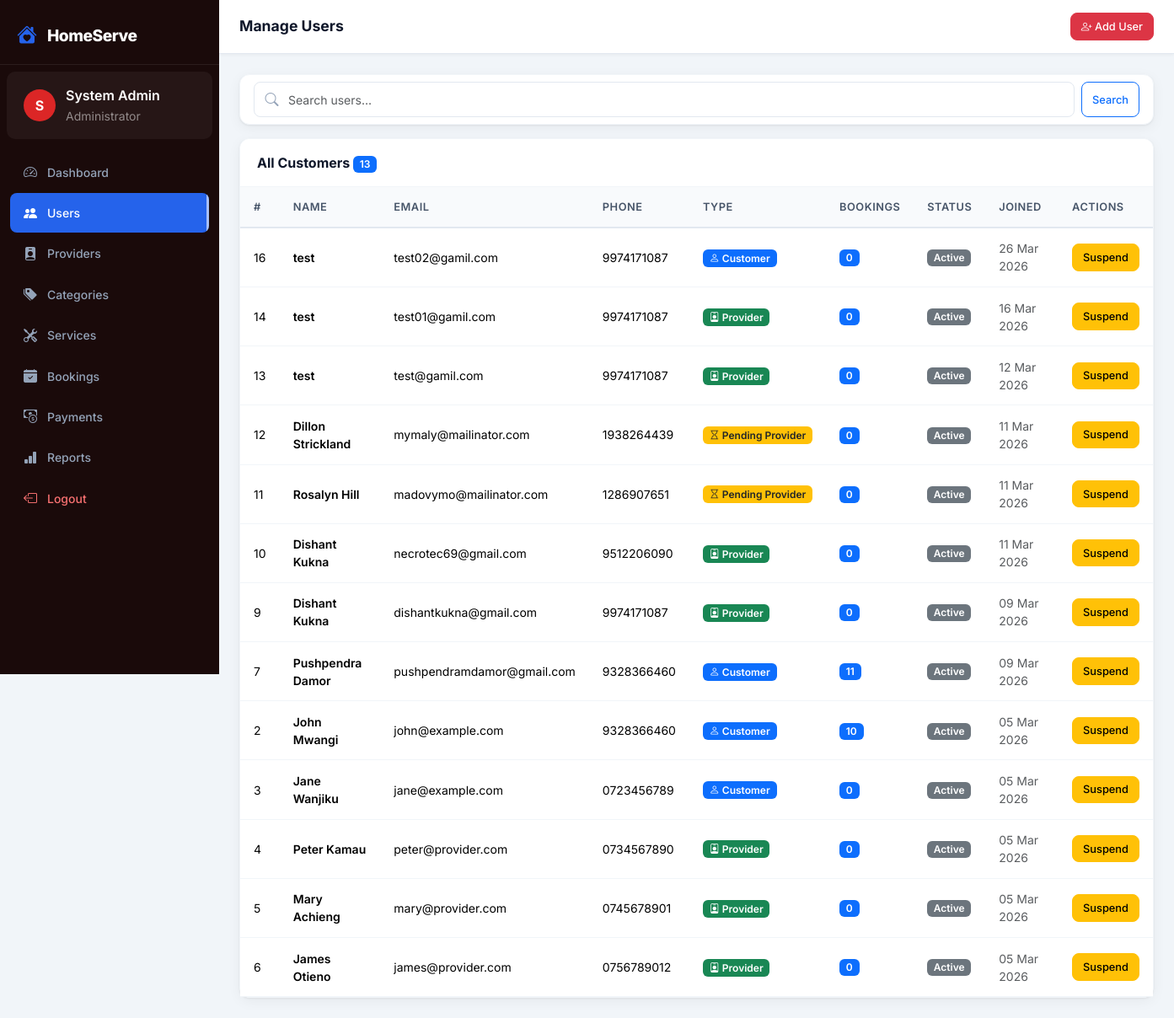
The page /modules/admin/users.php (signed in) on the database its author committed.
### tables this page shows
CREATE TABLE `users` (
  `id` int(11) NOT NULL,
  `name` varchar(100) NOT NULL,
  `email` varchar(150) NOT NULL,
  `phone` varchar(20) DEFAULT NULL,
  `password` varchar(255) NOT NULL,
  `role` enum('customer','admin') DEFAULT 'customer',
  `status` enum('active','suspended') DEFAULT 'active',
  `avatar` varchar(255) DEFAULT NULL,
  `created_at` timestamp NOT NULL DEFAULT current_timestamp(),
  `updated_at` timestamp NOT NULL DEFAULT current_timestamp() ON UPDATE current_timestamp()
);

CREATE TABLE `providers` (
  `id` int(11) NOT NULL,
  `user_id` int(11) NOT NULL,
  `category_id` int(11) NOT NULL,
  `business_name` varchar(150) NOT NULL,
  `bio` text DEFAULT NULL,
  `experience_years` int(11) DEFAULT 0,
  `base_price` decimal(10,2) DEFAULT 0.00,
  `availability_status` enum('available','busy','offline') DEFAULT 'available',
  `approval_status` enum('pending','approved','suspended') DEFAULT 'pending',
  `profile_photo` varchar(255) DEFAULT NULL,
  `address` text DEFAULT NULL,
  `created_at` timestamp NOT NULL DEFAULT current_timestamp(),
  `updated_at` timestamp NOT NULL DEFAULT current_timestamp() ON UPDATE current_timestamp()
);

### modules/admin/users.php (the view, shortened to what this page needs)
<?php
require_once __DIR__ . '/../../includes/auth.php';
$db = getDB();
$search = sanitize($_GET['q'] ?? '');
$where  = $search ? "AND (u.name LIKE '%$search%' OR u.email LIKE '%$search%')" : '';
$users  = $db->query("SELECT u.*,
    (SELECT COUNT(*) FROM bookings b WHERE b.customer_id=u.id) as booking_count,
    p.id as provider_id,
    p.approval_status,
    p.business_name
    FROM users u
    LEFT JOIN providers p ON p.user_id = u.id
    WHERE u.role='customer' $where ORDER BY u.created_at DESC")->fetchAll();
?>
<?php require_once __DIR__ . '/../../includes/header.php'; ?>
<div class="dashboard-wrapper">
<?php require_once __DIR__ . '/../../includes/sidebar_admin.php'; ?>
<div class="main-content">
  <div class="topbar">
    <div class="d-flex align-items-center gap-3">
      <div class="topbar-title">Manage Users</div>
    </div>
    <button class="btn btn-danger btn-sm" data-bs-toggle="modal" data-bs-target="#addUserModal"><i class="bi bi-person-plus"></i> Add User</button>
  </div>
  <div class="page-content">
    <div class="card mb-3"><div class="card-body py-2">
      <form class="d-flex gap-2">
        <div class="search-bar flex-fill"><i class="bi bi-search"></i><input type="text" name="q" class="form-control" placeholder="Search users..." value="<?= $search ?>"></div>
        <button class="btn btn-outline-primary btn-sm">Search</button>
      </form>
    </div></div>
    <div class="card table-card">
      <div class="card-header d-flex justify-content-between align-items-center">
        <span class="card-title">All Customers <span class="badge bg-primary"><?= count($users) ?></span></span>
      </div>
      <div class="table-responsive" data-searchable>
        <table class="table">
          <thead><tr><th>#</th><th>Name</th><th>Email</th><th>Phone</th><th>Type</th><th>Bookings</th><th>Status</th><th>Joined</th><th>Actions</th></tr></thead>
          <tbody>
          <?php if (empty($users)): ?>
          <tr><td colspan="9" class="text-center py-4 text-muted">No users found.</td></tr>
          <?php else: foreach ($users as $u): ?>
          <tr>
            <td><?= $u['id'] ?></td>
            <td class="fw-600"><?= sanitize($u['name']) ?></td>
            <td><?= sanitize($u['email']) ?></td>
            <td><?= sanitize($u['phone'] ?? '—') ?></td>
            <td>
              <?php if ($u['provider_id']): ?>
                <?php if ($u['approval_status'] === 'approved'): ?>
                  <span class="badge bg-success"><i class="bi bi-person-badge"></i> Provider</span>
                <?php elseif ($u['approval_status'] === 'pending'): ?>
                  <span class="badge bg-warning text-dark"><i class="bi bi-hourglass"></i> Pending Provider</span>
                <?php else: ?>
                  <span class="badge bg-secondary"><i class="bi bi-person-badge"></i> Suspended Provider</span>
                <?php endif; ?>
              <?php else: ?>
                <span class="badge bg-primary"><i class="bi bi-person"></i> Customer</span>
              <?php endif; ?>
            </td>
            <td><span class="badge bg-primary"><?= $u['booking_count'] ?></span></td>
            <td><?= statusBadge($u['status']) ?></td>
            <td class="text-muted small"><?= formatDate($u['created_at']) ?></td>
            <td>
              <?php if ($u['status']==='active'): ?>
              <a href="?action=suspend&id=<?= $u['id'] ?>" class="btn btn-sm btn-warning" onclick="return confirm('Suspend this user?')">Suspend</a>
              <?php else: ?>
              <a href="?action=activate&id=<?= $u['id'] ?>" class="btn btn-sm btn-success">Activate</a>
              <?php endif; ?>
            </td>
          </tr>
          <?php endforeach; endif; ?>
          </tbody>
        </table>
      </div>
    </div>
  </div>
</div>
</div>
<?php require_once __DIR__ . '/../../includes/footer.php'; ?>

### includes/auth.php (shortened to what this page needs)
<?php
function sanitize($input) {
    return htmlspecialchars(strip_tags(trim($input)), ENT_QUOTES, 'UTF-8');
}
function formatDate($date) {
    return date('d M Y', strtotime($date));
}
function statusBadge($status) {
    $map = [
        'pending'     => 'warning',
        'accepted'    => 'info',
        'in_progress' => 'primary',
        'completed'   => 'success',
        'cancelled'   => 'danger',
        'approved'    => 'success',
        'suspended'   => 'danger',
        'unpaid'      => 'warning',
        'paid'        => 'success',
    ];
    $color = $map[$status] ?? 'secondary';
    $label = ucwords(str_replace('_', ' ', $status));
    return "<span class=\"badge bg-{$color}\">{$label}</span>";
}

### assets/css/main.css (style rules this page uses)
:root { --primary: #2563eb; --primary-dark: #1d4ed8; --primary-light: #eff6ff; --secondary: #7c3aed; --success: #059669; --warning: #d97706; --danger: #dc2626; --sidebar-width: 260px; --sidebar-bg: #0f172a; --sidebar-hover: rgba(255,255,255,0.08); --topbar-height: 64px; --card-shadow: 0 1px 3px rgba(0,0,0,.07), 0 4px 16px rgba(0,0,0,.05); --card-radius: 12px; --transition: all .2s ease; }
* { box-sizing: border-box; }
body { font-family: 'Inter', sans-serif; background: #f1f5f9; color: #1e293b; margin: 0; }
.dashboard-wrapper { display: flex; min-height: 100vh; }
.main-content { flex: 1; margin-left: var(--sidebar-width); min-height: 100vh; display: flex; flex-direction: column; }
.topbar { height: var(--topbar-height); background: #fff; border-bottom: 1px solid #e2e8f0; display: flex; align-items: center; justify-content: space-between; padding: 0 1.5rem; position: sticky; top: 0; z-index: 100; box-shadow: 0 1px 4px rgba(0,0,0,.05); }
.topbar-title { font-size: 1.1rem; font-weight: 700; color: #0f172a; }
.page-content { padding: 1.5rem; flex: 1; }
.card { border: 1px solid #f1f5f9; border-radius: var(--card-radius); box-shadow: var(--card-shadow); background: #fff; }
.card-header { background: #fff; border-bottom: 1px solid #f1f5f9; padding: 1rem 1.25rem; border-radius: var(--card-radius) var(--card-radius) 0 0 !important; }
.card-header .card-title { font-weight: 700; color: #0f172a; margin: 0; font-size: 1rem; }
.table-card .table { margin: 0; }
.table thead th { background: #f8fafc; border-bottom: 2px solid #e2e8f0; font-size: .8rem; font-weight: 600; color: #475569; text-transform: uppercase; letter-spacing: .5px; padding: .85rem 1rem; }
.table tbody td { padding: .85rem 1rem; font-size: .875rem; vertical-align: middle; border-color: #f1f5f9; }
.form-control, .form-select { border-radius: 8px; border: 1.5px solid #e2e8f0; font-size: .875rem; padding: .6rem .875rem; transition: var(--transition); }
.btn { border-radius: 8px; font-weight: 500; font-size: .875rem; transition: var(--transition); }
.btn-sm { padding: .35rem .75rem; font-size: .8rem; }
.badge { font-size: .75rem; font-weight: 600; padding: .35em .65em; border-radius: 6px; }
.search-bar { position: relative; }
.search-bar i { position: absolute; left: .85rem; top: 50%; transform: translateY(-50%); color: #94a3b8; }
.search-bar input { padding-left: 2.5rem; }
.gap-2 { gap: .5rem; }
.page-content { animation: fadeIn .4s ease both; }
.card { animation: fadeInUp .4s ease both; }
tbody tr { animation: fadeIn .3s ease both; }
tbody tr:nth-child(1) { animation-delay: .04s; }
tbody tr:nth-child(2) { animation-delay: .07s; }
tbody tr:nth-child(3) { animation-delay: .10s; }
tbody tr:nth-child(4) { animation-delay: .13s; }
tbody tr:nth-child(5) { animation-delay: .16s; }
tbody tr:nth-child(6) { animation-delay: .19s; }
tbody tr:nth-child(7) { animation-delay: .22s; }
tbody tr:nth-child(8) { animation-delay: .25s; }
tbody tr:nth-child(9) { animation-delay: .28s; }
tbody tr:nth-child(10) { animation-delay: .31s; }
.table tbody tr { transition: background .15s ease, transform .15s ease; }
.btn { position: relative; overflow: hidden; transition: all .2s ease; }
.form-control, .form-select { transition: border-color .2s ease, box-shadow .2s ease, transform .2s ease; }
.badge { animation: scaleIn .3s cubic-bezier(.34,1.56,.64,1) both; }
.topbar { animation: fadeIn .3s ease both; }
.fw-600 { font-weight: 600 !important; }

### rows shown on the page
users: id "16", name "test", email "test02@gamil.com", phone "9974171087", shows "Customer", booking_count "0", status "Active", created_at "26 Mar 2026"
providers: user "14", user.name "test", user.email "test01@gamil.com", user.phone "9974171087", approval_status "approved" (drawn), booking_count "0", user.status "Active", user.created_at "16 Mar 2026"
providers: user "13", user.name "test", user.email "test@gamil.com", user.phone "9974171087", approval_status "approved" (drawn), booking_count "0", user.status "Active", user.created_at "12 Mar 2026"
providers: user "12", user.name "Dillon Strickland", user.email "mymaly@mailinator.com", user.phone "1938264439", approval_status "pending" (drawn), booking_count "0", user.status "Active", user.created_at "11 Mar 2026"
providers: user "11", user.name "Rosalyn Hill", user.email "madovymo@mailinator.com", user.phone "1286907651", approval_status "pending" (drawn), booking_count "0", user.status "Active", user.created_at "11 Mar 2026"
providers: user "10", user.name "Dishant Kukna", user.email "necrotec69@gmail.com", user.phone "9512206090", approval_status "approved" (drawn), booking_count "0", user.status "Active", user.created_at "11 Mar 2026"
providers: user "9", user.name "Dishant Kukna", user.email "dishantkukna@gmail.com", user.phone "9974171087", approval_status "approved" (drawn), booking_count "0", user.status "Active", user.created_at "09 Mar 2026"
users: id "7", name "Pushpendra Damor", email "pushpendramdamor@gmail.com", phone "9328366460", shows "Customer", booking_count "11", status "Active", created_at "09 Mar 2026"
users: id "2", name "John Mwangi", email "john@example.com", phone "9328366460", shows "Customer", booking_count "10", status "Active", created_at "05 Mar 2026"
users: id "3", name "Jane Wanjiku", email "jane@example.com", phone "0723456789", shows "Customer", booking_count "0", status "Active", created_at "05 Mar 2026"
providers: user "4", user.name "Peter Kamau", user.email "peter@provider.com", user.phone "0734567890", approval_status "approved" (drawn), booking_count "0", user.status "Active", user.created_at "05 Mar 2026"
providers: user "5", user.name "Mary Achieng", user.email "mary@provider.com", user.phone "0745678901", approval_status "approved" (drawn), booking_count "0", user.status "Active", user.created_at "05 Mar 2026"
providers: user "6", user.name "James Otieno", user.email "james@provider.com", user.phone "0756789012", approval_status "approved" (drawn), booking_count "0", user.status "Active", user.created_at "05 Mar 2026"

### other values the page prints
APP_NAME "HomeServe"
substr($_SESSION['name'], 0, 1) "S"
$_SESSION['name'] "System Admin"
count($users) "13"
